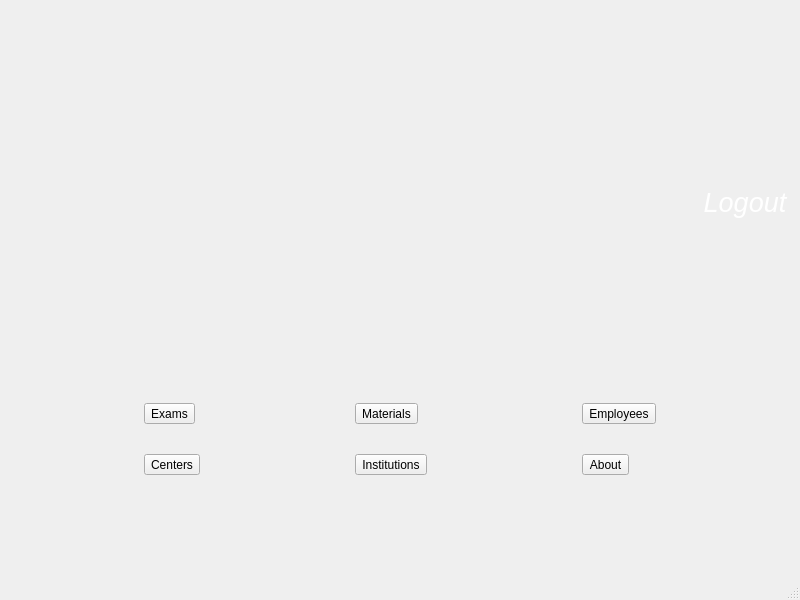
<?xml version="1.0" encoding="UTF-8"?>
<ui version="4.0">
 <class>MainWindow</class>
 <widget class="QMainWindow" name="MainWindow">
  <property name="geometry">
   <rect>
    <x>0</x>
    <y>0</y>
    <width>800</width>
    <height>600</height>
   </rect>
  </property>
  <property name="windowTitle">
   <string>MainWindow</string>
  </property>
  <widget class="QWidget" name="centralwidget">
   <layout class="QVBoxLayout" name="verticalLayout">
    <item>
     <layout class="QHBoxLayout" name="topBarLayout" stretch="1,15,5">
      <item>
       <widget class="QLabel" name="logoLabel">
        <property name="sizePolicy">
         <sizepolicy hsizetype="Fixed" vsizetype="Fixed">
          <horstretch>0</horstretch>
          <verstretch>0</verstretch>
         </sizepolicy>
        </property>
        <property name="minimumSize">
         <size>
          <width>200</width>
          <height>200</height>
         </size>
        </property>
        <property name="frameShape">
         <enum>QFrame::Shape::NoFrame</enum>
        </property>
        <property name="text">
         <string/>
        </property>
        <property name="pixmap">
         <pixmap resource="res.qrc">:/image/logo.png</pixmap>
        </property>
        <property name="scaledContents">
         <bool>true</bool>
        </property>
        <property name="alignment">
         <set>Qt::AlignmentFlag::AlignLeading|Qt::AlignmentFlag::AlignLeft|Qt::AlignmentFlag::AlignTop</set>
        </property>
       </widget>
      </item>
      <item>
       <spacer name="horizontalSpacer">
        <property name="orientation">
         <enum>Qt::Orientation::Horizontal</enum>
        </property>
        <property name="sizeHint" stdset="0">
         <size>
          <width>40</width>
          <height>20</height>
         </size>
        </property>
       </spacer>
      </item>
      <item>
       <widget class="QPushButton" name="logoutButton">
        <property name="sizePolicy">
         <sizepolicy hsizetype="Fixed" vsizetype="Fixed">
          <horstretch>0</horstretch>
          <verstretch>0</verstretch>
         </sizepolicy>
        </property>
        <property name="palette">
         <palette>
          <active>
           <colorrole role="WindowText">
            <brush brushstyle="SolidPattern">
             <color alpha="255">
              <red>0</red>
              <green>0</green>
              <blue>0</blue>
             </color>
            </brush>
           </colorrole>
           <colorrole role="Text">
            <brush brushstyle="SolidPattern">
             <color alpha="255">
              <red>255</red>
              <green>255</green>
              <blue>255</blue>
             </color>
            </brush>
           </colorrole>
           <colorrole role="ButtonText">
            <brush brushstyle="SolidPattern">
             <color alpha="255">
              <red>255</red>
              <green>255</green>
              <blue>255</blue>
             </color>
            </brush>
           </colorrole>
          </active>
          <inactive>
           <colorrole role="WindowText">
            <brush brushstyle="SolidPattern">
             <color alpha="255">
              <red>0</red>
              <green>0</green>
              <blue>0</blue>
             </color>
            </brush>
           </colorrole>
           <colorrole role="Text">
            <brush brushstyle="SolidPattern">
             <color alpha="255">
              <red>255</red>
              <green>255</green>
              <blue>255</blue>
             </color>
            </brush>
           </colorrole>
           <colorrole role="ButtonText">
            <brush brushstyle="SolidPattern">
             <color alpha="255">
              <red>255</red>
              <green>255</green>
              <blue>255</blue>
             </color>
            </brush>
           </colorrole>
          </inactive>
          <disabled/>
         </palette>
        </property>
        <property name="font">
         <font>
          <pointsize>20</pointsize>
          <italic>true</italic>
          <underline>false</underline>
          <strikeout>false</strikeout>
          <kerning>true</kerning>
          <fontweight>ExtraBold</fontweight>
         </font>
        </property>
        <property name="text">
         <string>Logout</string>
        </property>
        <property name="checkable">
         <bool>false</bool>
        </property>
        <property name="flat">
         <bool>true</bool>
        </property>
       </widget>
      </item>
     </layout>
    </item>
    <item>
     <layout class="QGridLayout" name="gridLayout">
      <property name="horizontalSpacing">
       <number>20</number>
      </property>
      <property name="verticalSpacing">
       <number>30</number>
      </property>
      <item row="1" column="2">
       <widget class="QToolButton" name="toolButton">
        <property name="text">
         <string>About</string>
        </property>
        <property name="icon">
         <iconset resource="res.qrc">
          <normaloff>:/image/about.png</normaloff>:/image/about.png</iconset>
        </property>
        <property name="iconSize">
         <size>
          <width>128</width>
          <height>128</height>
         </size>
        </property>
        <property name="toolButtonStyle">
         <enum>Qt::ToolButtonStyle::ToolButtonTextUnderIcon</enum>
        </property>
       </widget>
      </item>
      <item row="1" column="1">
       <widget class="QToolButton" name="institutionsButton">
        <property name="text">
         <string>Institutions</string>
        </property>
        <property name="icon">
         <iconset resource="res.qrc">
          <normaloff>:/image/university.png</normaloff>:/image/university.png</iconset>
        </property>
        <property name="iconSize">
         <size>
          <width>128</width>
          <height>128</height>
         </size>
        </property>
        <property name="toolButtonStyle">
         <enum>Qt::ToolButtonStyle::ToolButtonTextUnderIcon</enum>
        </property>
       </widget>
      </item>
      <item row="1" column="0">
       <widget class="QToolButton" name="centersButton">
        <property name="text">
         <string>Centers</string>
        </property>
        <property name="icon">
         <iconset resource="res.qrc">
          <normaloff>:/image/center.png</normaloff>:/image/center.png</iconset>
        </property>
        <property name="iconSize">
         <size>
          <width>128</width>
          <height>128</height>
         </size>
        </property>
        <property name="toolButtonStyle">
         <enum>Qt::ToolButtonStyle::ToolButtonTextUnderIcon</enum>
        </property>
       </widget>
      </item>
      <item row="0" column="2">
       <widget class="QToolButton" name="employeesButton">
        <property name="text">
         <string>Employees</string>
        </property>
        <property name="icon">
         <iconset resource="res.qrc">
          <normaloff>:/image/employee.png</normaloff>:/image/employee.png</iconset>
        </property>
        <property name="iconSize">
         <size>
          <width>128</width>
          <height>128</height>
         </size>
        </property>
        <property name="toolButtonStyle">
         <enum>Qt::ToolButtonStyle::ToolButtonTextUnderIcon</enum>
        </property>
       </widget>
      </item>
      <item row="0" column="1">
       <widget class="QToolButton" name="materialsButton">
        <property name="text">
         <string>Materials</string>
        </property>
        <property name="icon">
         <iconset resource="res.qrc">
          <normaloff>:/image/printer.png</normaloff>:/image/printer.png</iconset>
        </property>
        <property name="iconSize">
         <size>
          <width>128</width>
          <height>128</height>
         </size>
        </property>
        <property name="toolButtonStyle">
         <enum>Qt::ToolButtonStyle::ToolButtonTextUnderIcon</enum>
        </property>
       </widget>
      </item>
      <item row="0" column="0">
       <widget class="QToolButton" name="examsButton">
        <property name="text">
         <string>Exams</string>
        </property>
        <property name="icon">
         <iconset resource="res.qrc">
          <normaloff>:/image/exam.png</normaloff>:/image/exam.png</iconset>
        </property>
        <property name="iconSize">
         <size>
          <width>128</width>
          <height>128</height>
         </size>
        </property>
        <property name="toolButtonStyle">
         <enum>Qt::ToolButtonStyle::ToolButtonTextUnderIcon</enum>
        </property>
       </widget>
      </item>
     </layout>
    </item>
   </layout>
  </widget>
  <widget class="QMenuBar" name="menubar">
   <property name="geometry">
    <rect>
     <x>0</x>
     <y>0</y>
     <width>800</width>
     <height>21</height>
    </rect>
   </property>
  </widget>
  <widget class="QStatusBar" name="statusbar"/>
 </widget>
 <resources>
  <include location="res.qrc"/>
 </resources>
 <connections/>
</ui>
